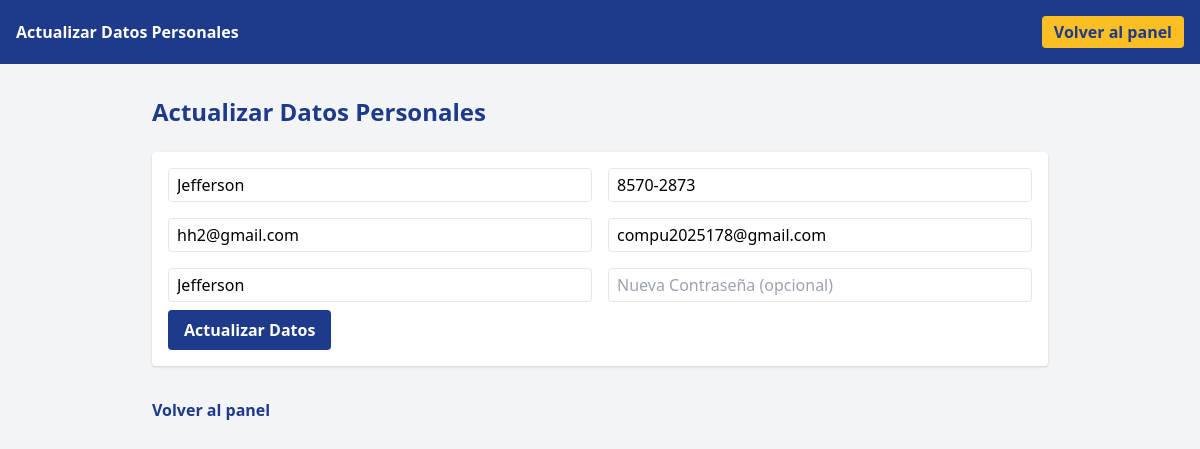
The app's page /agente/datos.php (signed in) with its own data.
### tables this page shows
CREATE TABLE `usuarios` (
  `id` int(11) NOT NULL,
  `nombre` varchar(100) NOT NULL,
  `telefono` varchar(20) DEFAULT NULL,
  `correo` varchar(100) DEFAULT NULL,
  `email` varchar(100) DEFAULT NULL,
  `usuario` varchar(50) NOT NULL,
  `contrasena` varchar(255) NOT NULL,
  `privilegio` enum('administrador','agente') NOT NULL,
  `imagen` varchar(255) DEFAULT NULL,
  `color_principal` varchar(8) NOT NULL DEFAULT '#25344b',
  `color_secundario` varchar(8) NOT NULL DEFAULT '#ffe600'
);

### agente/datos.php (the view, shortened to what this page needs)
<?php
require_once '../includes/db.php';
$id = $_SESSION['id'];
$u = $conn->query("SELECT * FROM usuarios WHERE id=$id")->fetch_assoc();
?>
<!DOCTYPE html>
<html lang="es">
<head>
    <link href="https://cdn.jsdelivr.net/npm/tailwindcss@2.2.19/dist/tailwind.min.css" rel="stylesheet">
</head>
<body class="bg-gray-100 min-h-screen">
    <header class="bg-blue-900 text-white p-4 flex justify-between items-center">
        <span class="font-bold">Actualizar Datos Personales</span>
        <a href="panel.php" class="bg-yellow-400 text-blue-900 px-3 py-1 rounded font-bold">Volver al panel</a>
    </header>
    <main class="max-w-4xl mx-auto py-8">
        <h1 class="text-2xl font-bold mb-6 text-blue-900">Actualizar Datos Personales</h1>
        <form method="post" class="bg-white p-4 rounded shadow mb-8">
            <div class="grid grid-cols-2 gap-4 mb-2">
                <input type="text" name="nombre" value="<?= htmlspecialchars($u['nombre']) ?>" placeholder="Nombre" class="border rounded px-2 py-1" required>
                <input type="text" name="telefono" value="<?= htmlspecialchars($u['telefono']) ?>" placeholder="Teléfono" class="border rounded px-2 py-1">
                <input type="text" name="correo" value="<?= htmlspecialchars($u['correo']) ?>" placeholder="Correo" class="border rounded px-2 py-1">
                <input type="email" name="email" value="<?= htmlspecialchars($u['email']) ?>" placeholder="Email" class="border rounded px-2 py-1">
                <input type="text" name="usuario" value="<?= htmlspecialchars($u['usuario']) ?>" placeholder="Usuario" class="border rounded px-2 py-1" required>
                <input type="password" name="contrasena" placeholder="Nueva Contraseña (opcional)" class="border rounded px-2 py-1">
            </div>
            <button type="submit" name="actualizar_datos" class="bg-blue-900 text-white px-4 py-2 rounded font-bold">Actualizar Datos</button>
        </form>
        <a href="panel.php" class="block mt-6 text-blue-900 font-bold">Volver al panel</a>
    </main>
</body>
</html>

### records on screen
usuarios: nombre "Jefferson", telefono "8570-2873", correo "hh2@gmail.com", email "compu2025178@gmail.com", usuario "Jefferson"
